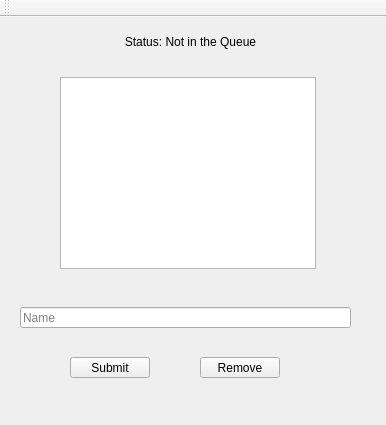
<?xml version="1.0" encoding="UTF-8"?>
<ui version="4.0">
 <class>MainWindow</class>
 <widget class="QMainWindow" name="MainWindow">
  <property name="geometry">
   <rect>
    <x>0</x>
    <y>0</y>
    <width>386</width>
    <height>425</height>
   </rect>
  </property>
  <property name="minimumSize">
   <size>
    <width>386</width>
    <height>425</height>
   </size>
  </property>
  <property name="maximumSize">
   <size>
    <width>386</width>
    <height>425</height>
   </size>
  </property>
  <property name="windowTitle">
   <string>Tech Demo</string>
  </property>
  <widget class="QWidget" name="centralWidget">
   <property name="sizePolicy">
    <sizepolicy hsizetype="Preferred" vsizetype="Preferred">
     <horstretch>0</horstretch>
     <verstretch>0</verstretch>
    </sizepolicy>
   </property>
   <widget class="QPushButton" name="submitButton">
    <property name="geometry">
     <rect>
      <x>70</x>
      <y>340</y>
      <width>80</width>
      <height>21</height>
     </rect>
    </property>
    <property name="text">
     <string>Submit</string>
    </property>
   </widget>
   <widget class="QLineEdit" name="lineEdit">
    <property name="geometry">
     <rect>
      <x>20</x>
      <y>290</y>
      <width>331</width>
      <height>21</height>
     </rect>
    </property>
    <property name="inputMask">
     <string/>
    </property>
    <property name="placeholderText">
     <string>Name</string>
    </property>
   </widget>
   <widget class="QListWidget" name="listWidget">
    <property name="geometry">
     <rect>
      <x>60</x>
      <y>60</y>
      <width>256</width>
      <height>192</height>
     </rect>
    </property>
   </widget>
   <widget class="QPushButton" name="removeButton">
    <property name="geometry">
     <rect>
      <x>200</x>
      <y>340</y>
      <width>80</width>
      <height>21</height>
     </rect>
    </property>
    <property name="text">
     <string>Remove</string>
    </property>
   </widget>
   <widget class="QLabel" name="label">
    <property name="geometry">
     <rect>
      <x>40</x>
      <y>9</y>
      <width>301</width>
      <height>31</height>
     </rect>
    </property>
    <property name="text">
     <string>Status: Not in the Queue</string>
    </property>
    <property name="alignment">
     <set>Qt::AlignCenter</set>
    </property>
   </widget>
  </widget>
  <widget class="QMenuBar" name="menuBar">
   <property name="geometry">
    <rect>
     <x>0</x>
     <y>0</y>
     <width>386</width>
     <height>20</height>
    </rect>
   </property>
  </widget>
  <widget class="QToolBar" name="mainToolBar">
   <attribute name="toolBarArea">
    <enum>TopToolBarArea</enum>
   </attribute>
   <attribute name="toolBarBreak">
    <bool>false</bool>
   </attribute>
  </widget>
 </widget>
 <layoutdefault spacing="6" margin="11"/>
 <resources/>
 <connections/>
</ui>
